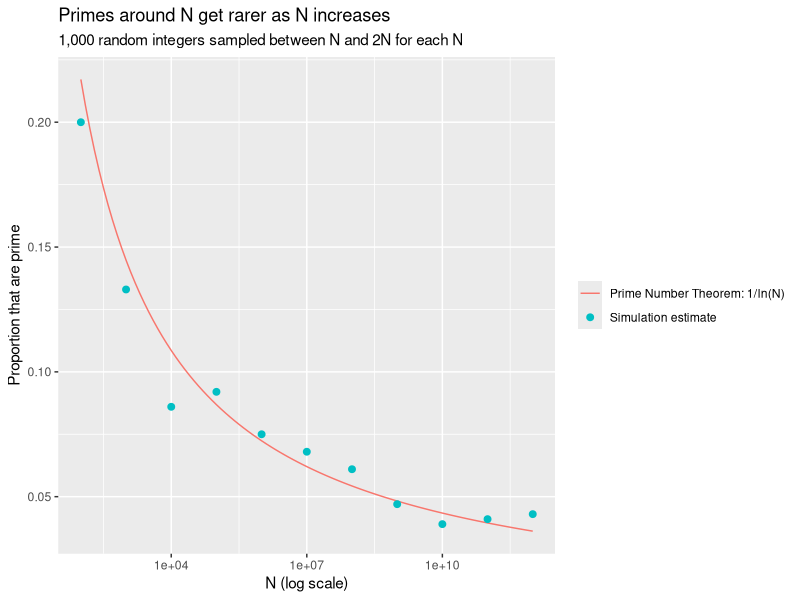

Write the R code that produced this figure.
## ---- chunk 1
library(tidyverse)
set.seed(47) # same random numbers every time the page renders

# TRUE if n is prime, FALSE if n is composite. This algorithm just checks
# if any number up to sqrt(n) is a divisor. 
is_prime <- function(n) {
  if (n < 2) return(FALSE)       # 0 and 1 are not prime
  d <- 2
  while (d * d <= n) {           # only need to check divisors up to sqrt(n)
    if (n %% d == 0) return(FALSE) # found a divisor, so n is not prime
    d <- d + 1
  }
  TRUE                           # no divisor found, so n is prime
}

# pick n_samples random integers between N and 2N
# Then, returns the proportion that are prime
prop_prime <- function(N, n_samples = 1000) {
  samples <- N + sample.int(N, n_samples, replace = TRUE) - 1
  mean(map_lgl(samples, is_prime))
}

# This just runs the simulation for N = 10^2, 10^3, ..., 10^12
prime_sims <- tibble(N = 10^(2:12)) |>
  mutate(estimate = map_dbl(N, prop_prime))
## ---- chunk 2
ggplot(prime_sims, aes(x = N)) +
  geom_function(fun = \(x) 1 / log(x), aes(color = "Prime Number Theorem: 1/ln(N)")) +
  geom_point(aes(y = estimate, color = "Simulation estimate"), size = 2) +
  scale_x_log10() +
  labs(
    title = "Primes around N get rarer as N increases",
    subtitle = "1,000 random integers sampled between N and 2N for each N",
    x = "N (log scale)",
    y = "Proportion that are prime",
    color = NULL
  )
